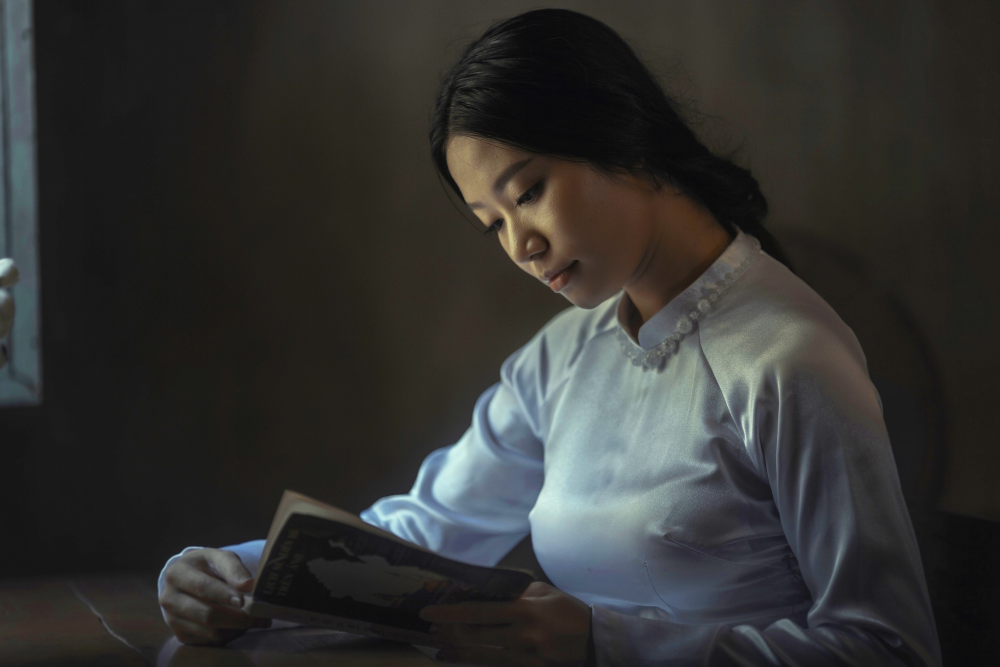
#> input picture src/WebApp/AdminLTE/dist/img/photo3.jpg, 2000 x 1333 px, given in place of video-1549400841.mp4, which was not available (shown at 1/2 size)
$ jupyter execute --allow-errors 'Customised Subtraction.ipynb'
#> lines starting #> are read from the running program, lines starting #| are printed output that depends on the picture; after the words box and inside, x2 and y2 are one past the last pixel; in counts of white or black regions, pixels touching at a corner belong together
#> further down, frame is the input picture: shape (1333, 2000, 3); mean B, G, R 48.6, 50.4, 50.2
#> `roi = frame[s_r: e_r, s_c: e_c]`:
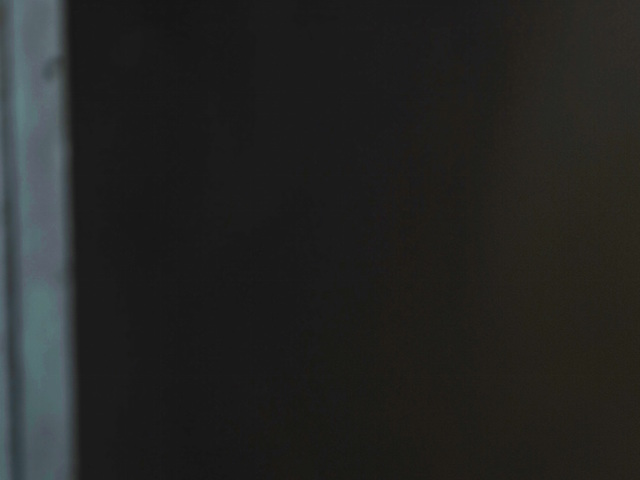
#> roi: shape (480, 640, 3); mean B, G, R 34.6, 36.1, 35.3
#> `hsv = cv2.cvtColor(roi, cv2.COLOR_BGR2HSV)`: hsv: shape (480, 640, 3); mean H, S, V 23.7, 27.8, 37.6
#> `mask = cv2.inRange(hsv, lower, upper)`: mask: shape (480, 640); every value is 255
#> `mask_inv = cv2.bitwise_not(mask)`: mask_inv: shape (480, 640); every value is 0
#> `fg = cv2.bitwise_and(roi, roi, mask=mask_inv)`: fg: shape (480, 640, 3); every value is 0
#> `M = cv2.moments(thresh)`: M = moments, m00 0
[cell 1]
#Customised Subtraction based on HSV value and find center of mass of the object after background removal

import cv2
import numpy as np

cap = cv2.VideoCapture("/afs/inf.ed.ac.uk/user/s18/s1891132/Downloads/video-1549400841.mp4")
frame_counter = 0

panel = np.zeros([100, 700], np.uint8)
cv2.namedWindow('panel')

def nothing(x):
    pass

cv2.createTrackbar('L - h', 'panel', 0, 179, nothing)
cv2.createTrackbar('U - h', 'panel', 179, 179, nothing)

cv2.createTrackbar('L - s', 'panel', 0, 255, nothing)
cv2.createTrackbar('U - s', 'panel', 255, 255, nothing)

cv2.createTrackbar('L - v', 'panel', 0, 255, nothing)
cv2.createTrackbar('U - v', 'panel', 255, 255, nothing)

cv2.createTrackbar('S ROWS', 'panel', 0, 480, nothing)
cv2.createTrackbar('E ROWS', 'panel', 480, 480, nothing)
cv2.createTrackbar('S COL', 'panel', 0, 640, nothing)
cv2.createTrackbar('E COL', 'panel', 640, 640, nothing)


#> (the rest of this cell did not finish here and is left out)


$ run again, on src/WebApp/AdminLTE/dist/img/photo4.jpg
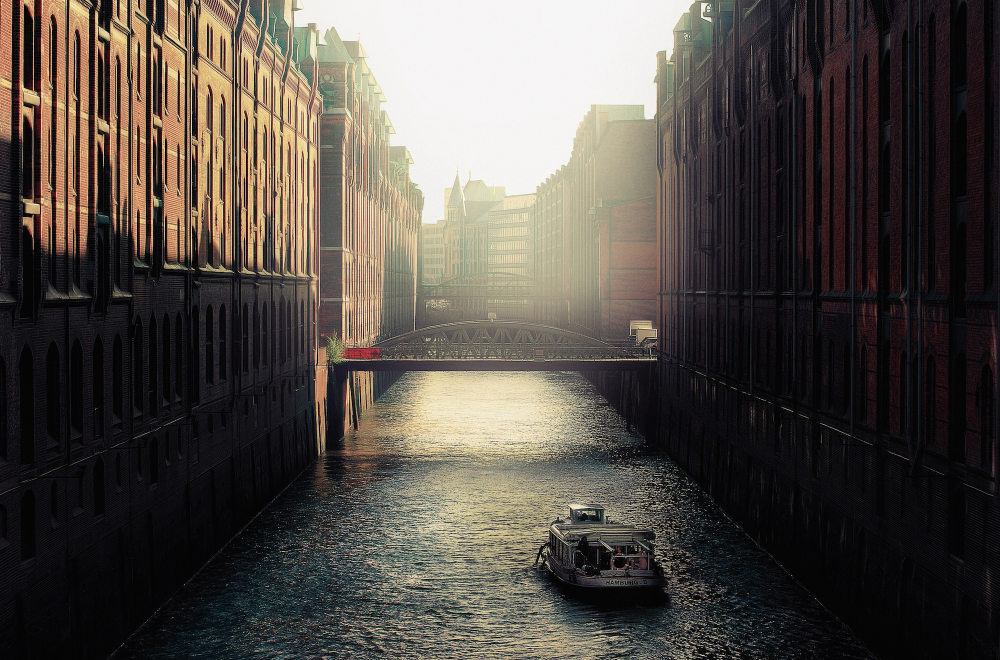
#> input picture src/WebApp/AdminLTE/dist/img/photo4.jpg, 2000 x 1320 px, given in place of video-1549400841.mp4, which was not available (shown at 1/2 size)
#> frame is the input picture: shape (1320, 2000, 3); mean B, G, R 70.2, 76.5, 82.9
#> hsv: shape (480, 640, 3); mean H, S, V 45, 111.5, 141
#> mask: shape (480, 640); every value is 255
#> mask_inv: shape (480, 640); every value is 0
#> fg: shape (480, 640, 3); every value is 0
#> `ret,thresh = cv2.threshold(gray_image,127,255,0)`:
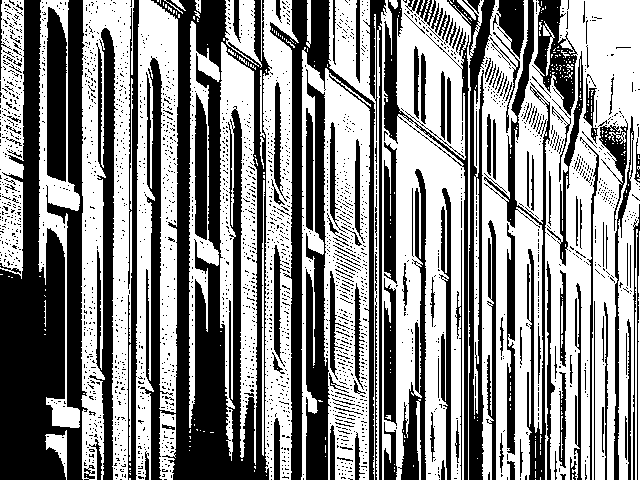
#> thresh: shape (480, 640); 54.3% white; 2548 black regions (2388 under 20 px), largest, box (x1, y1, x2, y2) and area: (140, 0, 272, 480) 29450, (0, 0, 88, 480) 24684, (270, 0, 375, 480) 8928
#> M = moments, m00 42573015, centre m10/m00, m01/m00 = (353.9, 227.9)
#> cX = 353
#> cY = 227
#> `cv2.putText(bg, "centroid", (cX - 25, cY - 25),cv2.FONT_HERSHEY_SIMPLE..`:
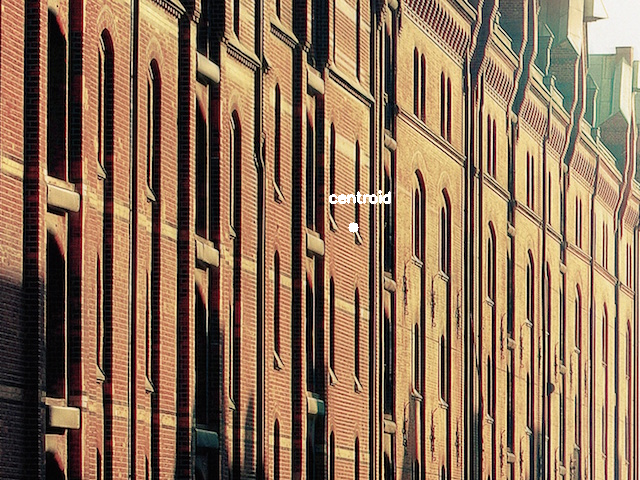
#> bg: shape (480, 640, 3); mean B, G, R 87.1, 112.1, 139.9
